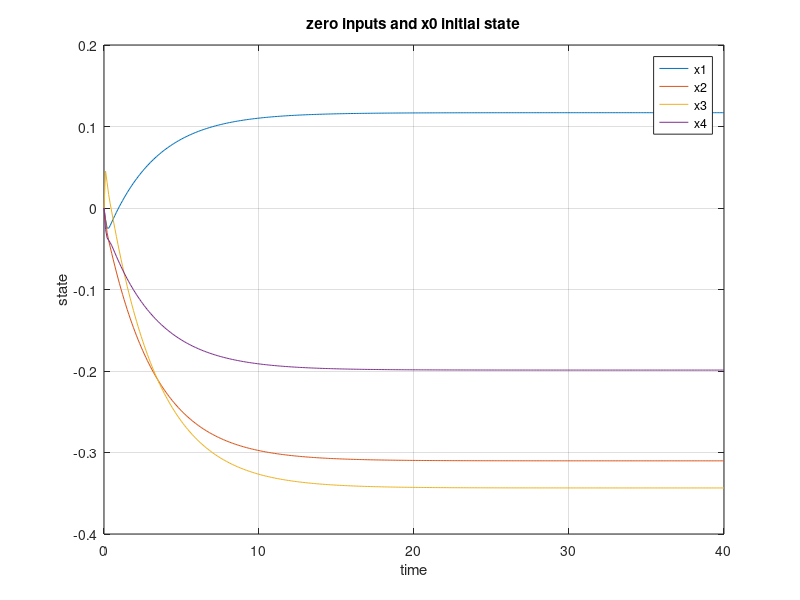
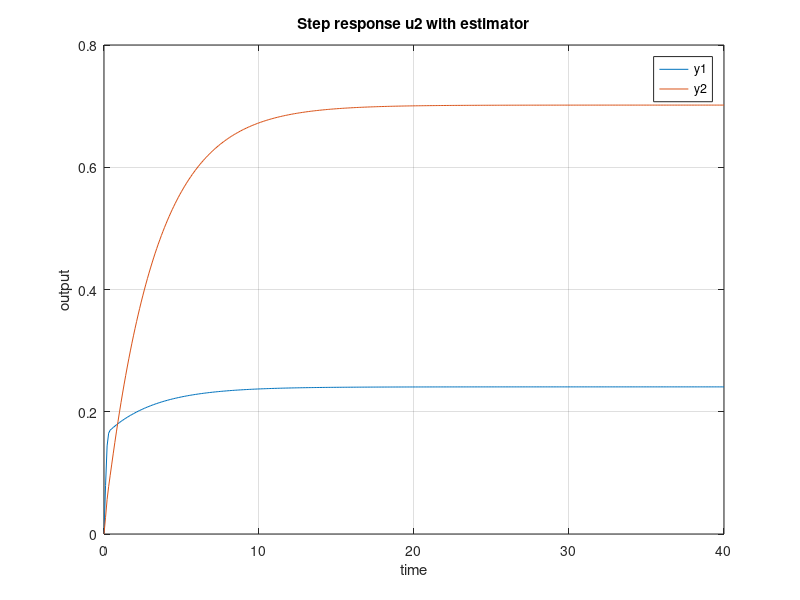

These charts were generated, in order, by the following MATLAB code:
clc
clear
close all

a = 0;  b = 0;  c = 1;  d = 4;

A = [ -8.8487+(a-b)/5,           -0.0399,                     -5.55+(c+d)/10,               3.5846;
        -4.574                             2.501*(d+5)/(c+5),   -4.3662,                           -1.1183-(a-c)/20 ;
        3.7698,                          16.1212-c/5,               -18.2103 + (a+d)/(b+4),  4.4936;
      -8.5645-(a-b)/(c+d+2),  8.3742,                       -4.4331 ,                          -7.7181*(c+5)/(b+5) ];

B = [0.0564+b/(10+c),                       0.0319;
        0.0165-(c+d-5)/(1000+20*a),   -0.02;
       4.4939,                                       1.5985*(a+10)/(b+12);
      -1.4269,                                     -0.273 ];
C = [-3.2988,              -2.1932+(10*c+d)/(100+5*a),  0.037,      -0.0109;
    0.2922-a*b/500,    -2.1506,                                      -0.0104,    0.0163];

%% evaluate LQR performance when changing Q and R 
Q = [0.2 2 4 10];
Q1=[1 0 0 0
   0 2 0 0 
   0 0 3 0 
   0 0 0 4];
%R=[1 0
   %0 1].*0.5;

R=[1 0 
   0 1];
K_LQR = lqr(A, B, Q1, R); 
% use LQR to design estimator
[L_LQR,~,~] = lqr(A', C', Q1, R);
L_LQR = L_LQR';

% use poles placement to design estimator
desired_poles = [-4, -5, -6, -7];
L_2 = place(A', C', desired_poles); 
L_estimator = L_2';

sys_ag_LQR = ss(A-B * K_LQR, B , C, 0);

t=0:0.1:40;
len = size(t,2);
%x0 = [0.5; -0.1; 0.1; -0.8];
x0 = [0; 0; 0; 0];
u0=10*zeros(len,2);
u1=[ones(len,1),zeros(len,1)];
u2=[zeros(len,1),ones(len,1)];
u3=[ones(len,1),ones(len,1)];
% zero inputs and x0 initial state
[y, tout, x]=lsim(sys_ag_LQR, u2, t, x0);

figure()
plot(t,x)
grid on
legend('x1','x2','x3','x4')
xlabel('time')
ylabel('state')
title('zero inputs and x0 initial state')

figure()
plot(t, y)
grid on
legend('y1','y2')
xlabel('time')
ylabel('output')
title('Step response u2 with estimator')
